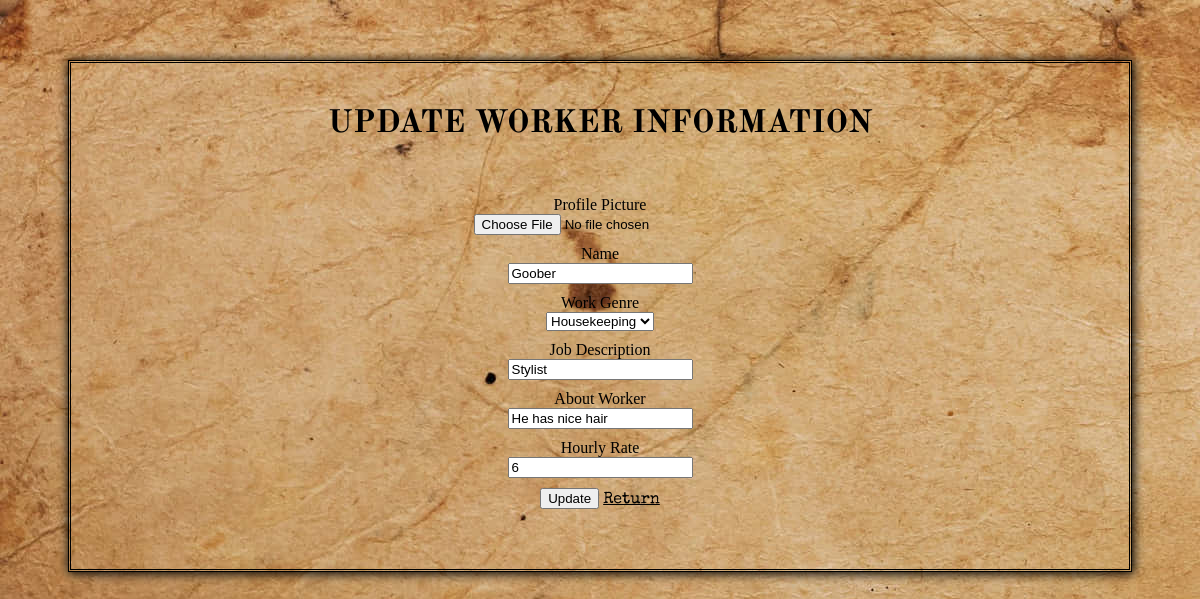
Screenshot of /abyssness/website/worker/update_worker.php?workerID=4 with the database file from the repository.
### tables this page shows
CREATE TABLE `worker` (
  `workerID` int(11) NOT NULL,
  `pfp` varchar(100) NOT NULL,
  `name` varchar(100) NOT NULL,
  `genre` varchar(255) NOT NULL,
  `job` varchar(100) NOT NULL,
  `about` text NOT NULL,
  `rate` int(255) NOT NULL,
  `likes` bigint(20) NOT NULL
);

### abyssness/website/worker/update_worker.php (the view, shortened to what this page needs)
<?php
    $workerID = null;
    $pfpError = null;
    $nameError = null;
    $genreError = null;
    $jobError = null;
    $aboutError = null;
    $rateError = null;
    if (!empty($_GET['workerID'])) {
        $workerID = $_REQUEST['workerID'];
    }
    if ( !empty($_POST)) {
        $pfp = $_POST['pfp'];
        $name = $_POST['name'];
        $genre = $_POST['genre'];
        $job = $_POST['job'];
        $about = $_POST['about'];
        $rate = $_POST['rate'];
        $valid = true;
        if (empty($pfp)) {
            $pfpError = 'Give a filename';
            $valid = false;
        }
        if (empty($name)) {
            $nameError = 'Insert Name';
            $valid = false;
        }
        if (empty($genre)) {
            $genreError = 'Insert Genre';
            $valid = false;
        }
        if (empty($job)) {
            $jobError = 'Insert Occupation';
            $valid = false;
        }
        if (empty($about)) {
            $aboutError = 'Describe worker';
            $valid = false;
        }
        if (empty($rate)) {
            $rateError = 'Give Hourly Rate';
            $valid = false;
        }
        if ($valid) {
            $db = new Database();
            $pdo = $db->connect();
            $pdo->setAttribute(PDO::ATTR_ERRMODE, PDO::ERRMODE_EXCEPTION);
            $pdo->exec("set names utf8");
            $sql = "UPDATE worker SET pfp = ?, name = ?, genre = ?, job = ?, about = ?, rate = ? WHERE workerID = ?";
            $q = $pdo->prepare($sql);
            $q->execute(array($pfp, $name, $genre, $job, $about, $rate, $workerID));
            Database::disconnect();
            header("Location: worker.php");
        }
    }
    else {
        $db = new Database();
        $pdo = $db->connect();
        $pdo->setAttribute(PDO::ATTR_ERRMODE, PDO::ERRMODE_EXCEPTION);
        $pdo->exec("set names utf8");
        $sql = "SELECT * FROM worker WHERE workerID = ?";
        $q = $pdo->prepare($sql);
        $q->execute(array($workerID));
        $data = $q->fetch(PDO::FETCH_ASSOC);
        $pfp = $data['pfp'];
        $name = $data['name'];
        $job = $data['job'];
        $about = $data['about'];
        $rate = $data['rate'];
    }
?>
<!DOCTYPE html>
<html lang="en">
<head>
    <link rel="stylesheet" href="../css/main.css">
    <link rel="stylesheet" href="../css/header.css">
</head>
<body>
<div class="container">
    <div id="subIntro">
        <h1>UPDATE WORKER INFORMATION</h1>
    </div>
    <form action="update_worker.php?workerID=<?php echo $workerID?>" method="post">
        <div id="info" <?php echo !empty($pfpError)?'':'';?>">
            <label>Profile Picture</label>
            <div>
                <input name="pfp" type="file" placeholder="Profile Picture" value="<?php echo !empty($pfp)?$pfp:'';?>">
            </div>
        </div>
        <div id="info" <?php echo !empty($nameError)?'':'';?>">
            <label>Name</label>
            <div>
                <input name="name" type="text" placeholder="Name" value="<?php echo !empty($name)?$name:'';?>">
            </div>
        </div>
        <div id="info" <?php echo !empty($genreError)?'alert alert-info':'';?>">
            <label>Work Genre</label>
            <div>
                <select name="genre">
                    <option value="Housekeeping">Housekeeping</option>
                </select>
            </div>
        </div>
        <div id="info" <?php echo !empty($jobError)?'':'';?>">
            <label>Job Description</label>
            <div>
                <input name="job" type="text" placeholder="Job Description" value="<?php echo !empty($job)?$job:'';?>">
            </div>
        </div>
        <div id="info" <?php echo !empty($aboutError)?'':'';?>">
            <label>About Worker</label>
            <div>
                <input name="about" type="text" placeholder="About Worker" value="<?php echo !empty($about)?$about:'';?>">
            </div>
        </div>
        <div id="info" <?php echo !empty($rateError)?'':'';?>">
            <label>Hourly Rate</label>
            <div>
                <input name="rate" type="text" placeholder="Hourly Rate" value="<?php echo !empty($rate)?$rate:'';?>">
            </div>
        </div>
        <div id="info">
            <button type="submit">Update</button>
            <a id="return" href="worker.php">Return</a>
        </div>
    </form>
</div>
</body>
</html>

### abyssness/website/css/main.css (style rules this page uses)
body { background-color: #C8A681; background-image: url(cssimg/wrinky_paper.jpg); background-attachment: scroll; }
h1 { text-decoration: none; font-family: cursive; }
#subIntro { display: flex; justify-content: center; text-align: center; padding: 20px; }
#subIntro h1 { font-family: subArticle; font-variant: small-caps; }

### abyssness/website/worker/update_worker.php (style rules this page uses)
.container { text-align: center; border-style: double; padding-bottom: 60px; margin-left: 60px; margin-right: 60px; margin-top: 60px; box-shadow: 1px 1px 10px 1px; }
#return { text-align: center; font-family: scpTypeWriter2; color: black; }
#info { margin-top: 10px; }

### rows the page displays
worker: name "Goober", job "Stylist", about "He has nice hair", rate "6"
